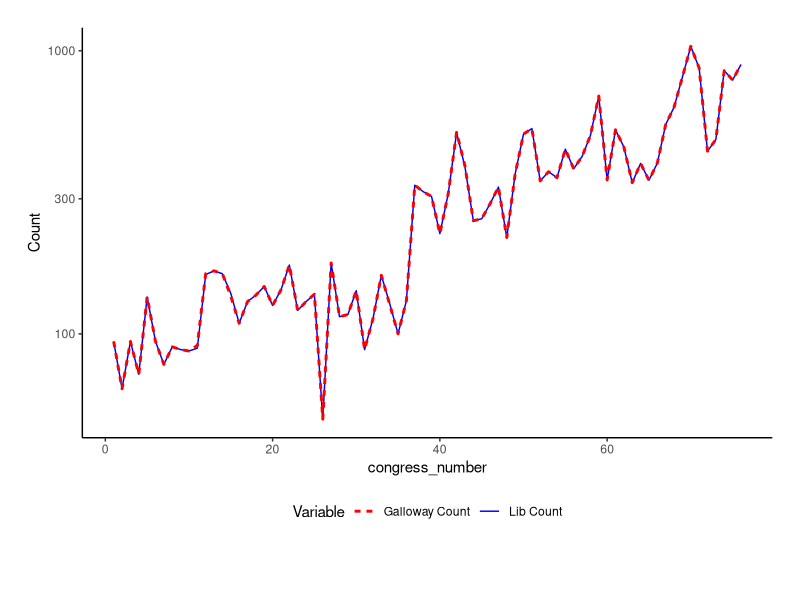
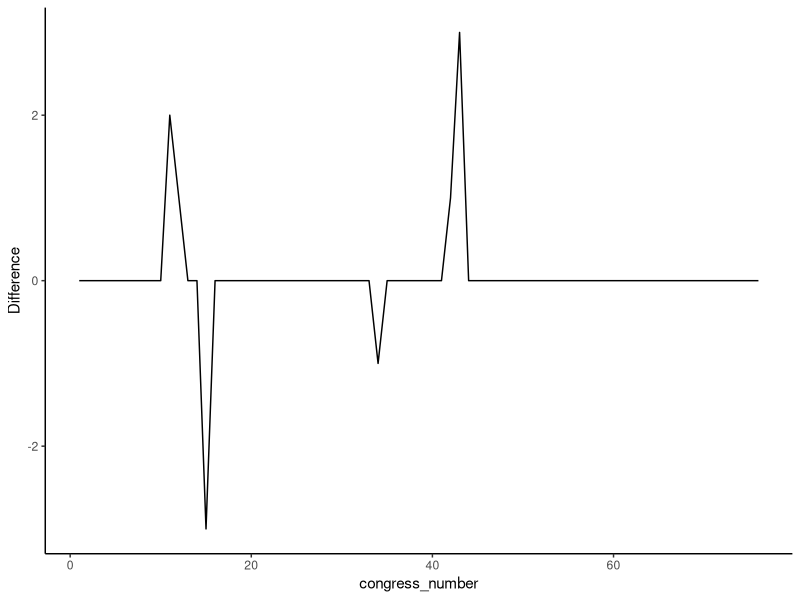
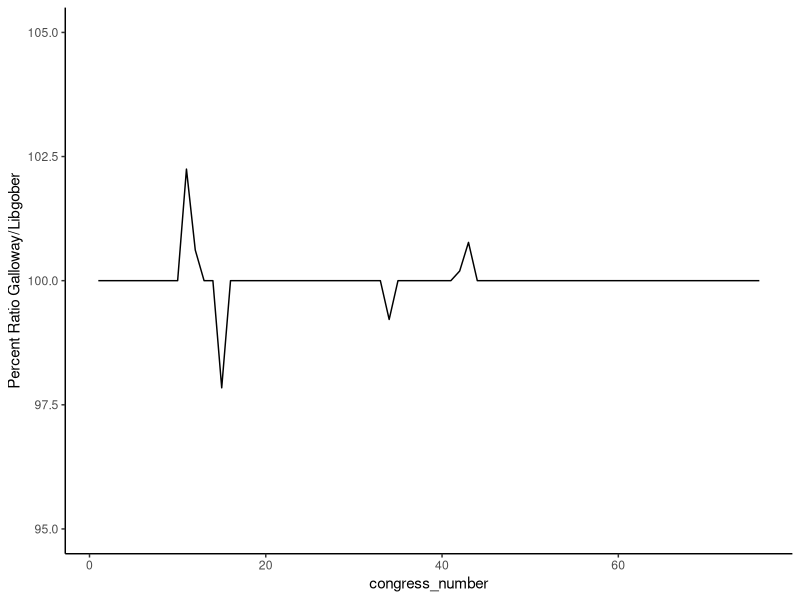

These figures' R source, in order:
#allow multiple users to access
if (Sys.getenv("USER") == 'brianlibgober'){
  setwd("~/Downloads/")
} else {
  setwd("/Users/jamiegall/Desktop/")
}

#libraries
library(readxl)
library(dplyr)
library(tidyverse)
library(tidyr)
library(ggplot2)

#load data
count_of_acts <- read_excel("count_of_acts.xlsx")

#rename
count_of_acts <- count_of_acts %>%
  rename(galloway_count = "Galloway Counts")
count_of_acts <- count_of_acts %>%
  rename(lib_count = "n")

#plot of data
pl <- ggplot(data = count_of_acts, aes(x = congress_number)) +
  geom_line(aes(y = lib_count, color = "Lib Count"), size = 0.5) +
  geom_path(aes(y = galloway_count, color = "Galloway Count"), size = 1, linetype = "22") +  # Dashed line
  theme_classic() +
  ylab("Count") +
  scale_color_manual(values = c("Lib Count" = "blue", "Galloway Count" = "red")) +
  labs(color = "Variable") +  # Legend title
  theme(legend.position = "bottom",  # Move the legend to the bottom
        plot.margin = margin(t = 20, r = 20, b = 50, l = 20, unit = "pt"))+  # Adjust margins
  scale_y_log10()  # Apply logarithmic scale
print(pl)

#make difference column
count_of_acts$difference <-  count_of_acts$galloway_count - count_of_acts$lib_count

#plot difference data
pl2 <- ggplot(data = count_of_acts, aes(x = congress_number)) +
  geom_line(aes(y = difference)) +
  theme_classic() +
  ylab("Difference")
print(pl2)

#make a percentage error column
count_of_acts$pctdifference <-  (count_of_acts$galloway_count / count_of_acts$lib_count) * 100

#percentage error ggplot
pl3 <- ggplot(data = count_of_acts, aes(x = congress_number)) +
  geom_line(aes(y = pctdifference)) +
  theme_classic() +
  coord_cartesian(ylim = c(95, 105)) +
  ylab("Percent Ratio Galloway/Libgober")

print(pl3)

 